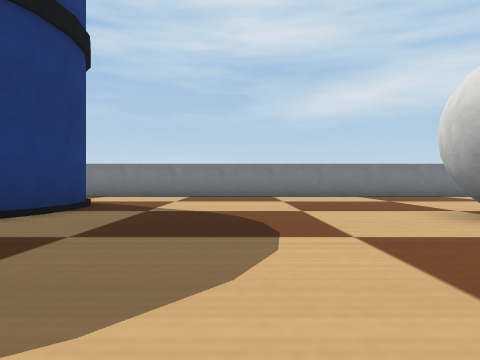
View 1 (above)

16 first-person views from a walk through a world built for the Webots simulator. The camera is 0.05 m above the floor, looks level and sees 70° across. The floor is counted in squares, 0.1 m on a side. Each view is taken from the middle of a square. On the plan, view 1 faces up. The plan holds only what a view shows up to about 9 squares ahead; the rest is blank. The robots in the file are not drawn. Webots' stock objects and surfaces are drawn as simple stand-ins.

View 2
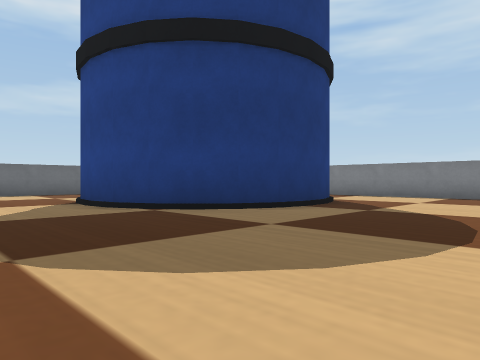

View 3
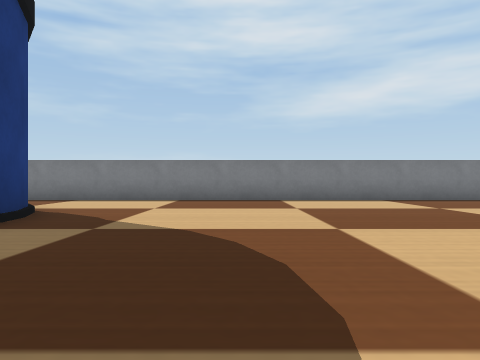

View 4
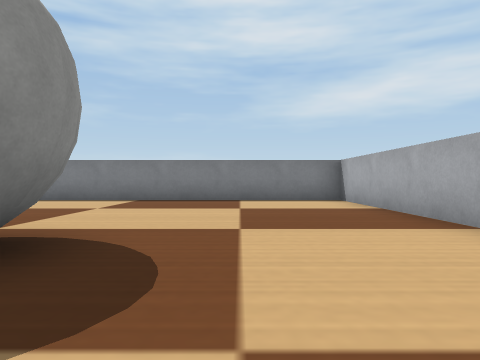

View 5
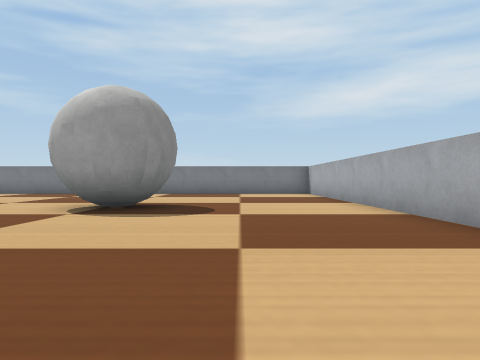

View 6
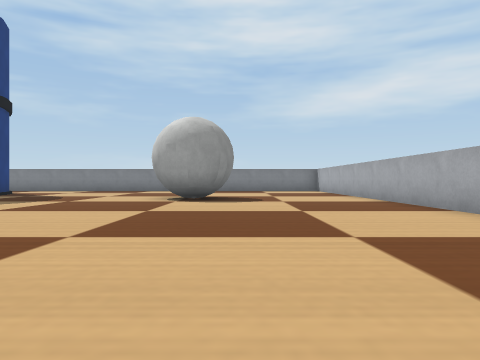

View 7
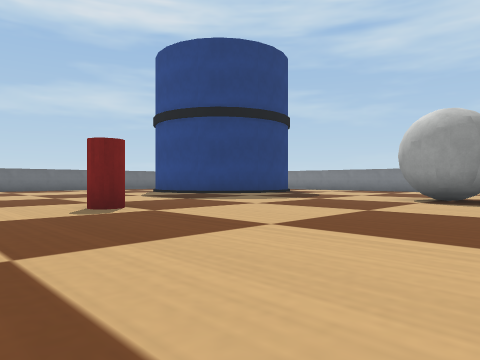

View 8
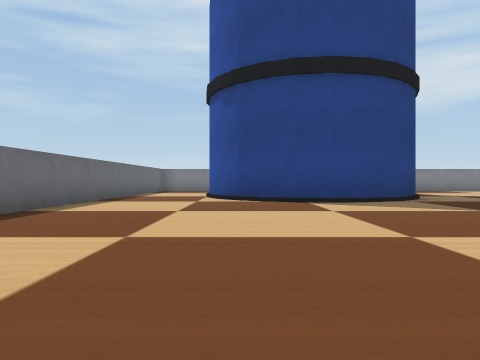

View 9
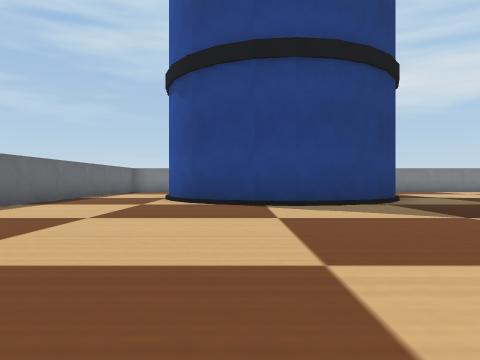

View 10
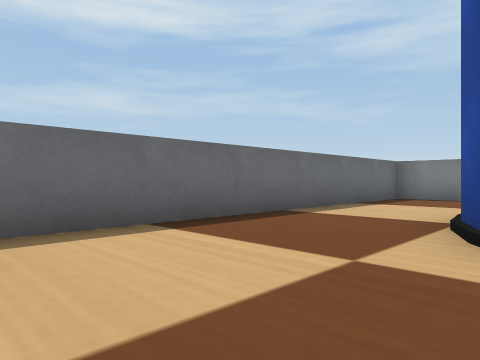

View 11
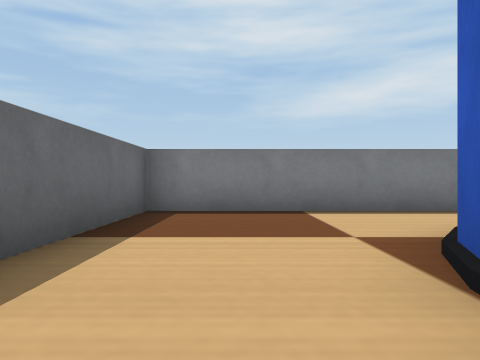

View 12
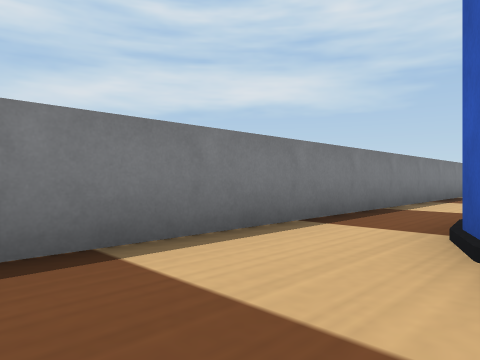

View 13
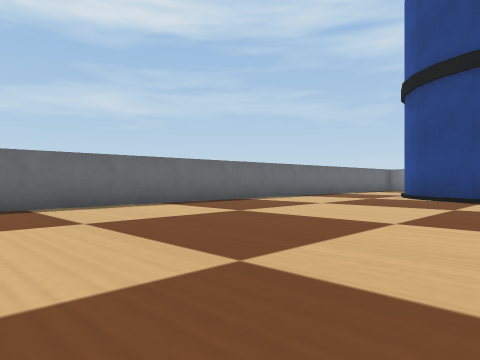

View 14
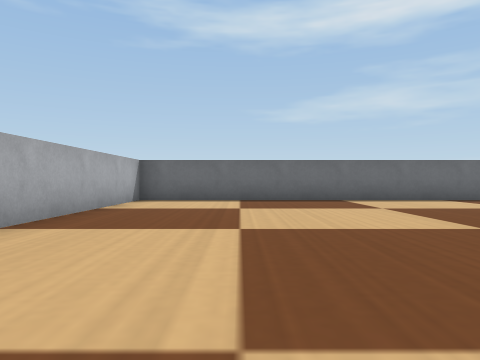

View 15
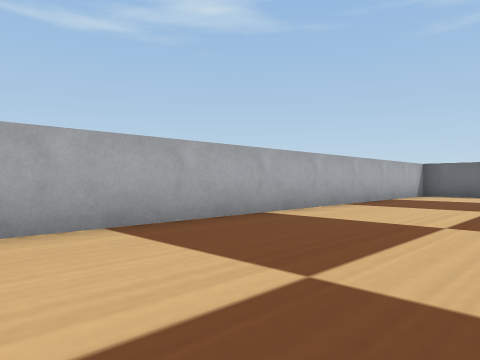

View 16
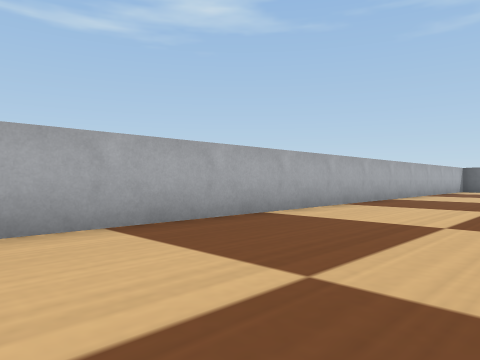

### Floor plan
Key: @ floor where view 1 was taken; # wall or solid block; . floor; B barrel; A ball; C drink can.
Columns run from 12 left of view 1 to 9 right of it. Each row starts with its distance up from view 1.
 11 ######################
 10 #....................#
  9 #.....B..............#
  8 #...BB  B............#
  7 #...B    B...........#
  6 #..B     B...........#
  5 #..B     B.....AA....#
  4 #...B   B......AAA...#
  3 #....BBB........A....#
  2 #....................#
  1 #....................#
  0 #........ ..@........#
 -1 #.......  ...........
 -2 #...........C.......
 -3 #...................
 -4 #.......  .........
 -5 #.......       ....
 -6 #............ ....
 -7 #.................
 -8 #.................
 -9 #.................
-10 #################

Where each view was taken, in squares from view 1:
view 1: 0 up, 0 right, facing up
view 2: 0 up, 1 right, facing up-left
view 3: 2 up, 0 right, facing up
view 4: 2 up, 6 right, facing up
view 5: 2 down, 6 right, facing up
view 6: 5 down, 5 right, facing up
view 7: 5 down, 6 right, facing up-left
view 8: 5 down, 8 left, facing up
view 9: 4 down, 7 left, facing up
view 10: 1 up, 8 left, facing up-left
view 11: 5 up, 10 left, facing up
view 12: 8 up, 10 left, facing up-right
view 13: 6 down, 5 left, facing up-left
view 14: 7 down, 3 left, facing left
view 15: 6 down, 0 right, facing down-left
view 16: 6 down, 5 right, facing down-left
